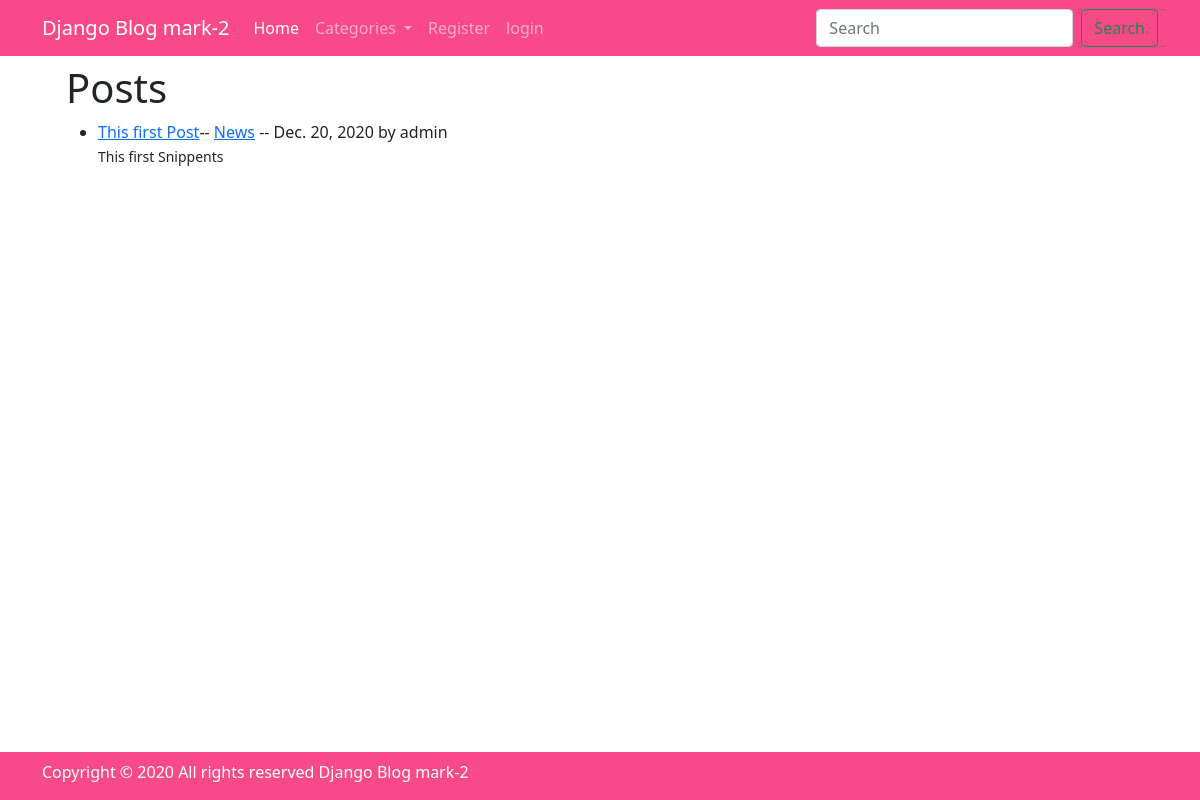
The page / on the database its author committed.
### theblog/models.py (models this page shows, shortened)
class Post(models.Model):
    title = models.CharField(max_length=250)
    author  =models.ForeignKey(User,on_delete=models.CASCADE)
    body=RichTextField(blank=True,null=True)
    category=models.CharField(max_length=50,default='unknown')
    snippets=models.CharField(max_length=250)
    thumbnail=models.ImageField(null=True , blank=True ,upload_to='static/upload/images/')
    publish = models.DateTimeField(auto_now_add=True)
    likes= models.ManyToManyField(User,related_name='blog_posts')

### theblog/views.py (the view)
# urls.py: path('', IndexView.as_view(),name='index'),
class IndexView(ListView):
    model = Post
    template_name='index.html'
    ordering=['-publish']
    def get_context_data(self,*args,**kwargs):
        cate_menu =Category.objects.all()
        context =super(IndexView,self).get_context_data(*args,**kwargs)
        context['cate_menu']=cate_menu
        return context

### theblog/models.py (called while the page is built)
    def __str__(self):
        return self.name

### theblog/templates/index.html
{% extends 'base.html' %}
{% block contact %}
<div class="site-section py-0">
    <div class="site-section">
        <div class="container">
            <h1>Posts</h1>
            {% for post in object_list %}
            <ul>
                <li><a href="{% url 'article' post.pk %}">{{post.title}}</a>--
                    <a href="{% url 'category' post.category%}"> {{post.category}}</a> --
                    {{post.publish.date}}
                    by
                    {%if post.author.first_name %}
                    {{post.author.first_name}} {{post.author.last_name}}
                    {%else%}
                    {{post.author.username}}
                    {%endif%}
                    <br>
                    <small>{{post.snippets}}</small>
                </li>
            </ul>
            {% endfor%}
        </div>
    </div>
</div>
{% endblock %}

### rows shown on the page
Post: title "This first Post", category "News", publish "Dec. 20, 2020", author.username "admin", snippets "This first Snippents"
